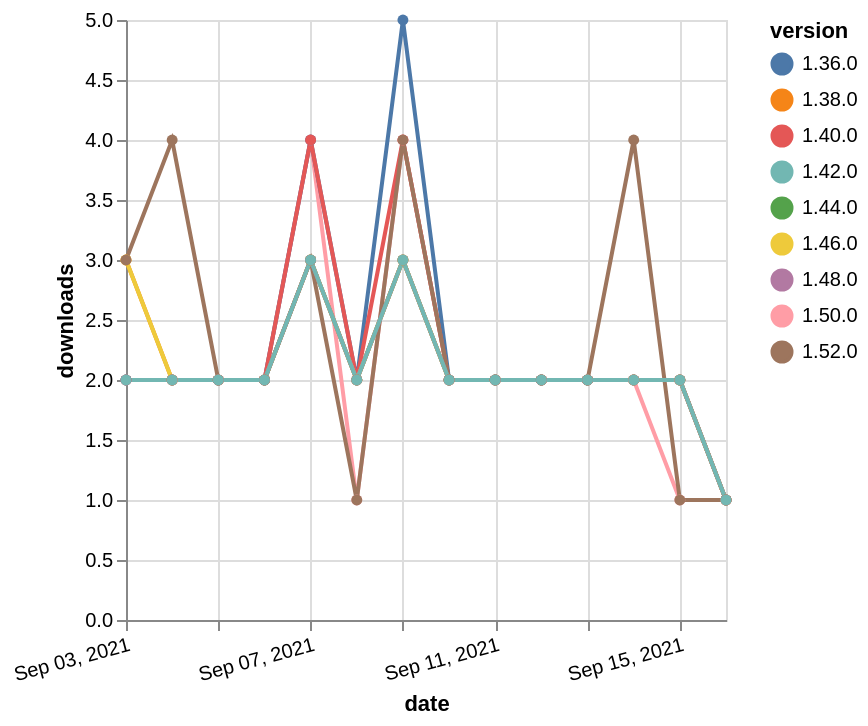

Write the Vega-Lite specification saved for this chart.
### Vega-Lite specification from a JSON file in a GitHub repository (floating-point values rounded to 4 significant figures)
{"$schema": "https://vega.github.io/schema/vega-lite/v5.json", "description": "A simple bar chart with embedded data.", "data": {"values": [{"date": "2021-09-03", "total": 701, "delta": 2, "version": "1.50.0"}, {"date": "2021-09-04", "total": 703, "delta": 2, "version": "1.50.0"}, {"date": "2021-09-05", "total": 705, "delta": 2, "version": "1.50.0"}, {"date": "2021-09-06", "total": 707, "delta": 2, "version": "1.50.0"}, {"date": "2021-09-07", "total": 711, "delta": 4, "version": "1.50.0"}, {"date": "2021-09-08", "total": 712, "delta": 1, "version": "1.50.0"}, {"date": "2021-09-09", "total": 716, "delta": 4, "version": "1.50.0"}, {"date": "2021-09-10", "total": 718, "delta": 2, "version": "1.50.0"}, {"date": "2021-09-11", "total": 720, "delta": 2, "version": "1.50.0"}, {"date": "2021-09-12", "total": 722, "delta": 2, "version": "1.50.0"}, {"date": "2021-09-13", "total": 724, "delta": 2, "version": "1.50.0"}, {"date": "2021-09-14", "total": 726, "delta": 2, "version": "1.50.0"}, {"date": "2021-09-15", "total": 727, "delta": 1, "version": "1.50.0"}, {"date": "2021-09-16", "total": 728, "delta": 1, "version": "1.50.0"}, {"date": "2021-09-03", "total": 1671, "delta": 2, "version": "1.44.0"}, {"date": "2021-09-04", "total": 1673, "delta": 2, "version": "1.44.0"}, {"date": "2021-09-05", "total": 1675, "delta": 2, "version": "1.44.0"}, {"date": "2021-09-06", "total": 1677, "delta": 2, "version": "1.44.0"}, {"date": "2021-09-07", "total": 1680, "delta": 3, "version": "1.44.0"}, {"date": "2021-09-08", "total": 1682, "delta": 2, "version": "1.44.0"}, {"date": "2021-09-09", "total": 1685, "delta": 3, "version": "1.44.0"}, {"date": "2021-09-10", "total": 1687, "delta": 2, "version": "1.44.0"}, {"date": "2021-09-11", "total": 1689, "delta": 2, "version": "1.44.0"}, {"date": "2021-09-12", "total": 1691, "delta": 2, "version": "1.44.0"}, {"date": "2021-09-13", "total": 1693, "delta": 2, "version": "1.44.0"}, {"date": "2021-09-14", "total": 1695, "delta": 2, "version": "1.44.0"}, {"date": "2021-09-15", "total": 1697, "delta": 2, "version": "1.44.0"}, {"date": "2021-09-16", "total": 1698, "delta": 1, "version": "1.44.0"}, {"date": "2021-09-03", "total": 2572, "delta": 3, "version": "1.38.0"}, {"date": "2021-09-04", "total": 2574, "delta": 2, "version": "1.38.0"}, {"date": "2021-09-05", "total": 2576, "delta": 2, "version": "1.38.0"}, {"date": "2021-09-06", "total": 2578, "delta": 2, "version": "1.38.0"}, {"date": "2021-09-07", "total": 2581, "delta": 3, "version": "1.38.0"}, {"date": "2021-09-08", "total": 2583, "delta": 2, "version": "1.38.0"}, {"date": "2021-09-09", "total": 2586, "delta": 3, "version": "1.38.0"}, {"date": "2021-09-10", "total": 2588, "delta": 2, "version": "1.38.0"}, {"date": "2021-09-11", "total": 2590, "delta": 2, "version": "1.38.0"}, {"date": "2021-09-12", "total": 2592, "delta": 2, "version": "1.38.0"}, {"date": "2021-09-13", "total": 2594, "delta": 2, "version": "1.38.0"}, {"date": "2021-09-14", "total": 2596, "delta": 2, "version": "1.38.0"}, {"date": "2021-09-15", "total": 2598, "delta": 2, "version": "1.38.0"}, {"date": "2021-09-16", "total": 2599, "delta": 1, "version": "1.38.0"}, {"date": "2021-09-03", "total": 3096, "delta": 2, "version": "1.36.0"}, {"date": "2021-09-04", "total": 3098, "delta": 2, "version": "1.36.0"}, {"date": "2021-09-05", "total": 3100, "delta": 2, "version": "1.36.0"}, {"date": "2021-09-06", "total": 3102, "delta": 2, "version": "1.36.0"}, {"date": "2021-09-07", "total": 3106, "delta": 4, "version": "1.36.0"}, {"date": "2021-09-08", "total": 3108, "delta": 2, "version": "1.36.0"}, {"date": "2021-09-09", "total": 3113, "delta": 5, "version": "1.36.0"}, {"date": "2021-09-10", "total": 3115, "delta": 2, "version": "1.36.0"}, {"date": "2021-09-11", "total": 3117, "delta": 2, "version": "1.36.0"}, {"date": "2021-09-12", "total": 3119, "delta": 2, "version": "1.36.0"}, {"date": "2021-09-13", "total": 3121, "delta": 2, "version": "1.36.0"}, {"date": "2021-09-14", "total": 3123, "delta": 2, "version": "1.36.0"}, {"date": "2021-09-15", "total": 3125, "delta": 2, "version": "1.36.0"}, {"date": "2021-09-16", "total": 3126, "delta": 1, "version": "1.36.0"}, {"date": "2021-09-03", "total": 2423, "delta": 2, "version": "1.40.0"}, {"date": "2021-09-04", "total": 2425, "delta": 2, "version": "1.40.0"}, {"date": "2021-09-05", "total": 2427, "delta": 2, "version": "1.40.0"}, {"date": "2021-09-06", "total": 2429, "delta": 2, "version": "1.40.0"}, {"date": "2021-09-07", "total": 2433, "delta": 4, "version": "1.40.0"}, {"date": "2021-09-08", "total": 2435, "delta": 2, "version": "1.40.0"}, {"date": "2021-09-09", "total": 2439, "delta": 4, "version": "1.40.0"}, {"date": "2021-09-10", "total": 2441, "delta": 2, "version": "1.40.0"}, {"date": "2021-09-11", "total": 2443, "delta": 2, "version": "1.40.0"}, {"date": "2021-09-12", "total": 2445, "delta": 2, "version": "1.40.0"}, {"date": "2021-09-13", "total": 2447, "delta": 2, "version": "1.40.0"}, {"date": "2021-09-14", "total": 2449, "delta": 2, "version": "1.40.0"}, {"date": "2021-09-15", "total": 2451, "delta": 2, "version": "1.40.0"}, {"date": "2021-09-16", "total": 2452, "delta": 1, "version": "1.40.0"}, {"date": "2021-09-03", "total": 1460, "delta": 3, "version": "1.46.0"}, {"date": "2021-09-04", "total": 1462, "delta": 2, "version": "1.46.0"}, {"date": "2021-09-05", "total": 1464, "delta": 2, "version": "1.46.0"}, {"date": "2021-09-06", "total": 1466, "delta": 2, "version": "1.46.0"}, {"date": "2021-09-07", "total": 1469, "delta": 3, "version": "1.46.0"}, {"date": "2021-09-08", "total": 1471, "delta": 2, "version": "1.46.0"}, {"date": "2021-09-09", "total": 1474, "delta": 3, "version": "1.46.0"}, {"date": "2021-09-10", "total": 1476, "delta": 2, "version": "1.46.0"}, {"date": "2021-09-11", "total": 1478, "delta": 2, "version": "1.46.0"}, {"date": "2021-09-12", "total": 1480, "delta": 2, "version": "1.46.0"}, {"date": "2021-09-13", "total": 1482, "delta": 2, "version": "1.46.0"}, {"date": "2021-09-14", "total": 1484, "delta": 2, "version": "1.46.0"}, {"date": "2021-09-15", "total": 1486, "delta": 2, "version": "1.46.0"}, {"date": "2021-09-16", "total": 1487, "delta": 1, "version": "1.46.0"}, {"date": "2021-09-03", "total": 227, "delta": 3, "version": "1.52.0"}, {"date": "2021-09-04", "total": 231, "delta": 4, "version": "1.52.0"}, {"date": "2021-09-05", "total": 233, "delta": 2, "version": "1.52.0"}, {"date": "2021-09-06", "total": 235, "delta": 2, "version": "1.52.0"}, {"date": "2021-09-07", "total": 238, "delta": 3, "version": "1.52.0"}, {"date": "2021-09-08", "total": 239, "delta": 1, "version": "1.52.0"}, {"date": "2021-09-09", "total": 243, "delta": 4, "version": "1.52.0"}, {"date": "2021-09-10", "total": 245, "delta": 2, "version": "1.52.0"}, {"date": "2021-09-11", "total": 247, "delta": 2, "version": "1.52.0"}, {"date": "2021-09-12", "total": 249, "delta": 2, "version": "1.52.0"}, {"date": "2021-09-13", "total": 251, "delta": 2, "version": "1.52.0"}, {"date": "2021-09-14", "total": 255, "delta": 4, "version": "1.52.0"}, {"date": "2021-09-15", "total": 256, "delta": 1, "version": "1.52.0"}, {"date": "2021-09-16", "total": 257, "delta": 1, "version": "1.52.0"}, {"date": "2021-09-03", "total": 1004, "delta": 2, "version": "1.48.0"}, {"date": "2021-09-04", "total": 1006, "delta": 2, "version": "1.48.0"}, {"date": "2021-09-05", "total": 1008, "delta": 2, "version": "1.48.0"}, {"date": "2021-09-06", "total": 1010, "delta": 2, "version": "1.48.0"}, {"date": "2021-09-07", "total": 1013, "delta": 3, "version": "1.48.0"}, {"date": "2021-09-08", "total": 1015, "delta": 2, "version": "1.48.0"}, {"date": "2021-09-09", "total": 1018, "delta": 3, "version": "1.48.0"}, {"date": "2021-09-10", "total": 1020, "delta": 2, "version": "1.48.0"}, {"date": "2021-09-11", "total": 1022, "delta": 2, "version": "1.48.0"}, {"date": "2021-09-12", "total": 1024, "delta": 2, "version": "1.48.0"}, {"date": "2021-09-13", "total": 1026, "delta": 2, "version": "1.48.0"}, {"date": "2021-09-14", "total": 1028, "delta": 2, "version": "1.48.0"}, {"date": "2021-09-15", "total": 1030, "delta": 2, "version": "1.48.0"}, {"date": "2021-09-16", "total": 1031, "delta": 1, "version": "1.48.0"}, {"date": "2021-09-03", "total": 2016, "delta": 2, "version": "1.42.0"}, {"date": "2021-09-04", "total": 2018, "delta": 2, "version": "1.42.0"}, {"date": "2021-09-05", "total": 2020, "delta": 2, "version": "1.42.0"}, {"date": "2021-09-06", "total": 2022, "delta": 2, "version": "1.42.0"}, {"date": "2021-09-07", "total": 2025, "delta": 3, "version": "1.42.0"}, {"date": "2021-09-08", "total": 2027, "delta": 2, "version": "1.42.0"}, {"date": "2021-09-09", "total": 2030, "delta": 3, "version": "1.42.0"}, {"date": "2021-09-10", "total": 2032, "delta": 2, "version": "1.42.0"}, {"date": "2021-09-11", "total": 2034, "delta": 2, "version": "1.42.0"}, {"date": "2021-09-12", "total": 2036, "delta": 2, "version": "1.42.0"}, {"date": "2021-09-13", "total": 2038, "delta": 2, "version": "1.42.0"}, {"date": "2021-09-14", "total": 2040, "delta": 2, "version": "1.42.0"}, {"date": "2021-09-15", "total": 2042, "delta": 2, "version": "1.42.0"}, {"date": "2021-09-16", "total": 2043, "delta": 1, "version": "1.42.0"}]}, "width": "container", "mark": {"type": "line", "point": {"filled": true}}, "encoding": {"x": {"field": "date", "type": "temporal", "timeUnit": "yearmonthdate", "title": "date", "axis": {"labelAngle": -15}}, "y": {"field": "delta", "type": "quantitative", "title": "downloads"}, "color": {"field": "version", "type": "nominal"}, "tooltip": {"field": "delta"}}}
